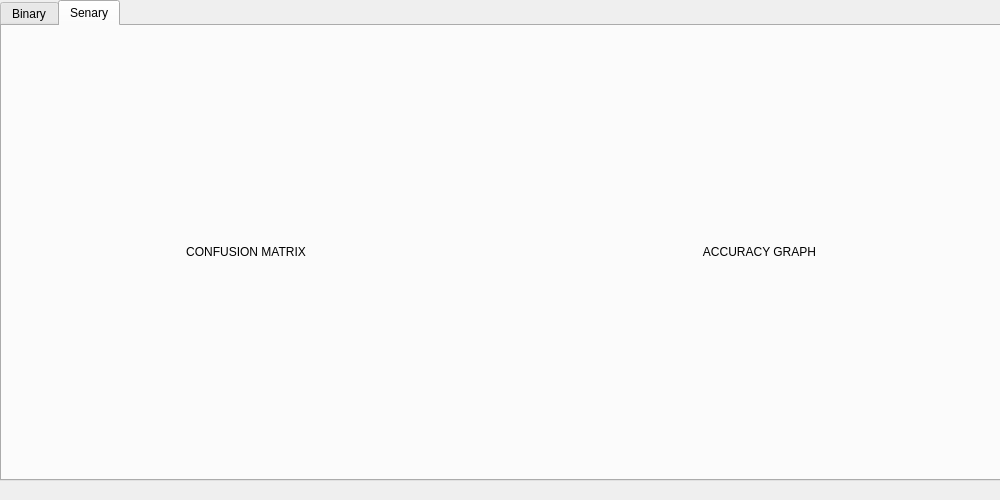
<?xml version="1.0" encoding="UTF-8"?>
<ui version="4.0">
 <class>EffNetWindow</class>
 <widget class="QMainWindow" name="EffNetWindow">
  <property name="geometry">
   <rect>
    <x>0</x>
    <y>0</y>
    <width>1000</width>
    <height>500</height>
   </rect>
  </property>
  <property name="autoFillBackground">
   <bool>true</bool>
  </property>
  <property name="windowTitle">
   <string>EfficientNet</string>
  </property>
  <widget class="QWidget" name="dockWidgetContents">
   <widget class="QTabWidget" name="tabWidget">
    <property name="geometry">
     <rect>
      <x>0</x>
      <y>0</y>
      <width>1001</width>
      <height>481</height>
     </rect>
    </property>
    <property name="currentIndex">
     <number>1</number>
    </property>
    <widget class="QWidget" name="tab">
     <attribute name="title">
      <string>Binary</string>
     </attribute>
     <widget class="QWidget" name="horizontalLayoutWidget">
      <property name="geometry">
       <rect>
        <x>10</x>
        <y>10</y>
        <width>981</width>
        <height>431</height>
       </rect>
      </property>
      <layout class="QHBoxLayout" name="horizontalLayout">
       <item>
        <widget class="QLabel" name="label_2">
         <property name="text">
          <string>CONFUSION MATRIX</string>
         </property>
         <property name="alignment">
          <set>Qt::AlignmentFlag::AlignCenter</set>
         </property>
        </widget>
       </item>
       <item>
        <spacer name="horizontalSpacer_2">
         <property name="orientation">
          <enum>Qt::Orientation::Horizontal</enum>
         </property>
         <property name="sizeType">
          <enum>QSizePolicy::Policy::Fixed</enum>
         </property>
         <property name="sizeHint" stdset="0">
          <size>
           <width>40</width>
           <height>20</height>
          </size>
         </property>
        </spacer>
       </item>
       <item>
        <widget class="QLabel" name="label">
         <property name="text">
          <string>ACCURACY GRAPH</string>
         </property>
         <property name="alignment">
          <set>Qt::AlignmentFlag::AlignCenter</set>
         </property>
        </widget>
       </item>
      </layout>
     </widget>
    </widget>
    <widget class="QWidget" name="tab_2">
     <attribute name="title">
      <string>Senary</string>
     </attribute>
     <widget class="QWidget" name="horizontalLayoutWidget_2">
      <property name="geometry">
       <rect>
        <x>10</x>
        <y>10</y>
        <width>981</width>
        <height>431</height>
       </rect>
      </property>
      <layout class="QHBoxLayout" name="horizontalLayout_2">
       <item>
        <widget class="QLabel" name="label_3">
         <property name="text">
          <string>CONFUSION MATRIX</string>
         </property>
         <property name="alignment">
          <set>Qt::AlignmentFlag::AlignCenter</set>
         </property>
        </widget>
       </item>
       <item>
        <spacer name="horizontalSpacer">
         <property name="orientation">
          <enum>Qt::Orientation::Horizontal</enum>
         </property>
         <property name="sizeType">
          <enum>QSizePolicy::Policy::Fixed</enum>
         </property>
         <property name="sizeHint" stdset="0">
          <size>
           <width>40</width>
           <height>20</height>
          </size>
         </property>
        </spacer>
       </item>
       <item>
        <widget class="QLabel" name="label_4">
         <property name="text">
          <string>ACCURACY GRAPH</string>
         </property>
         <property name="alignment">
          <set>Qt::AlignmentFlag::AlignCenter</set>
         </property>
        </widget>
       </item>
      </layout>
     </widget>
    </widget>
   </widget>
  </widget>
 </widget>
 <resources/>
 <connections/>
</ui>
